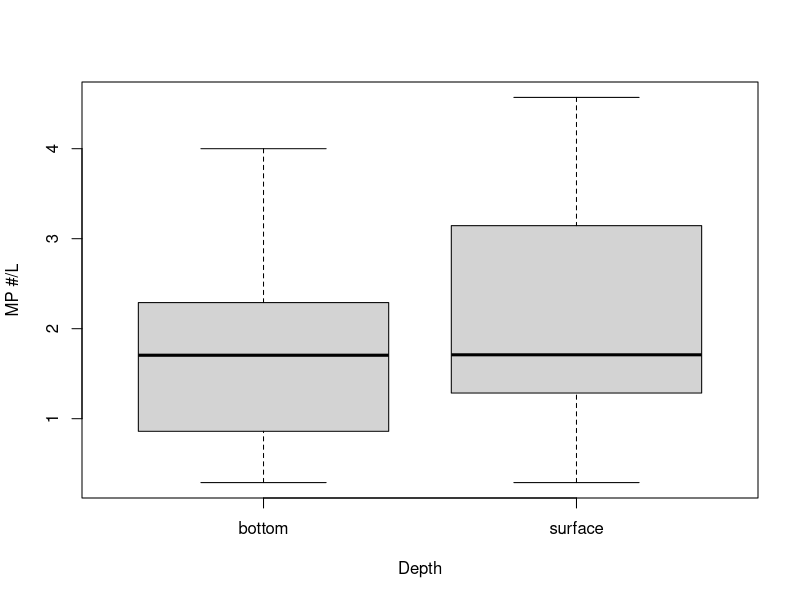
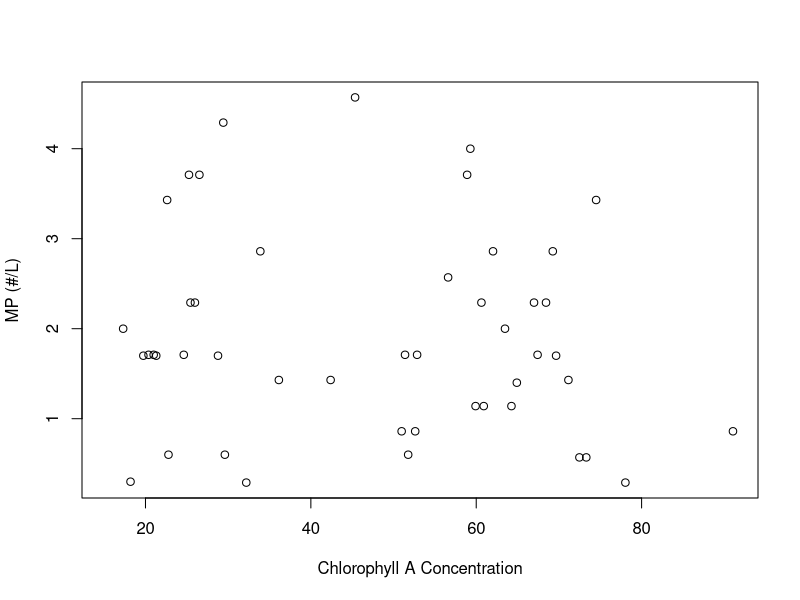
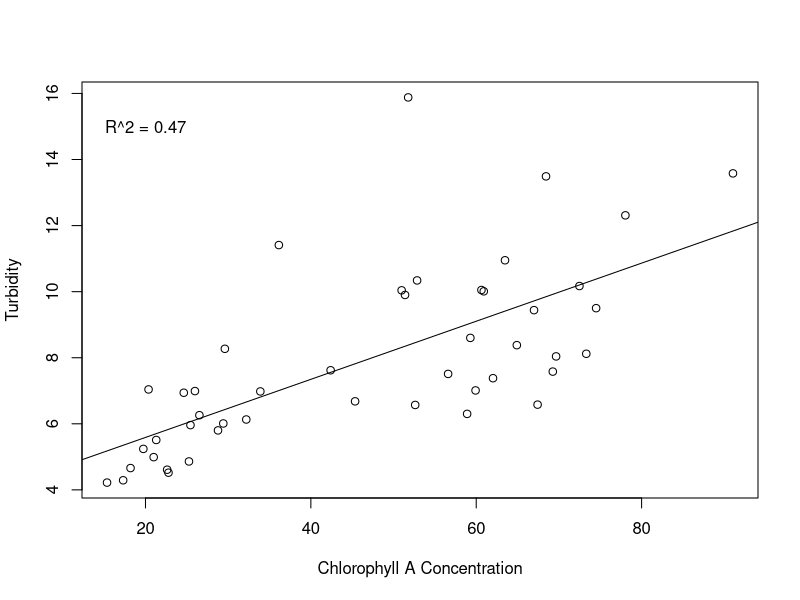
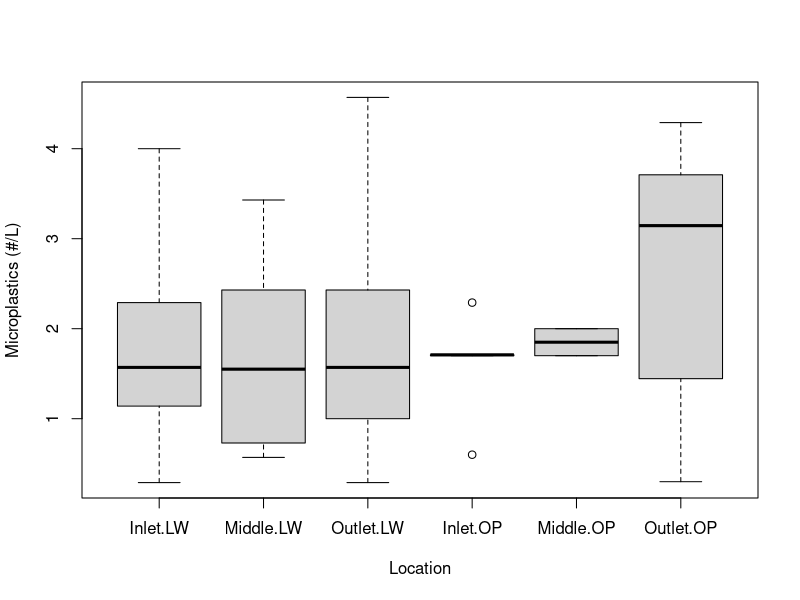
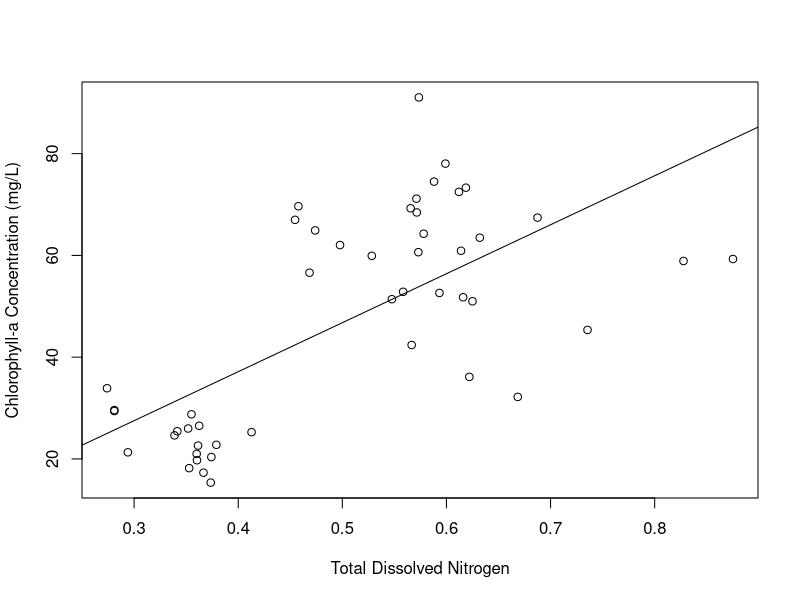
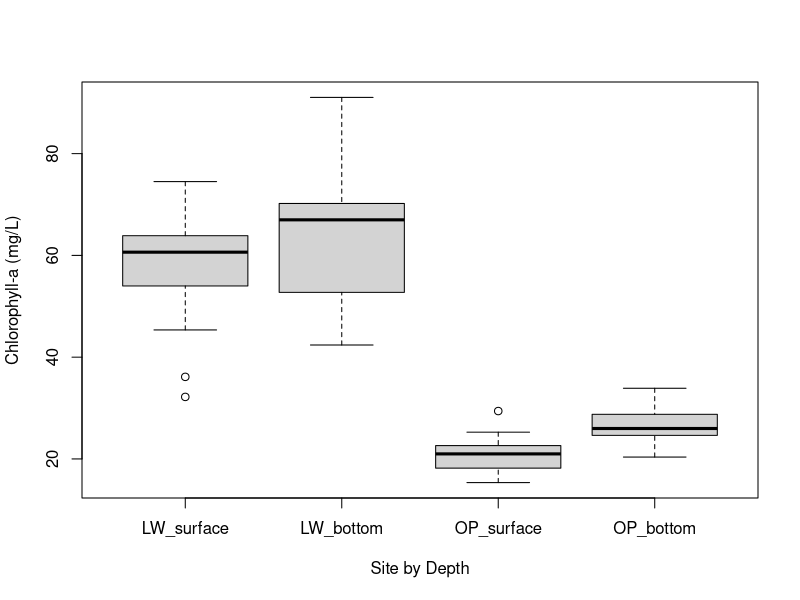
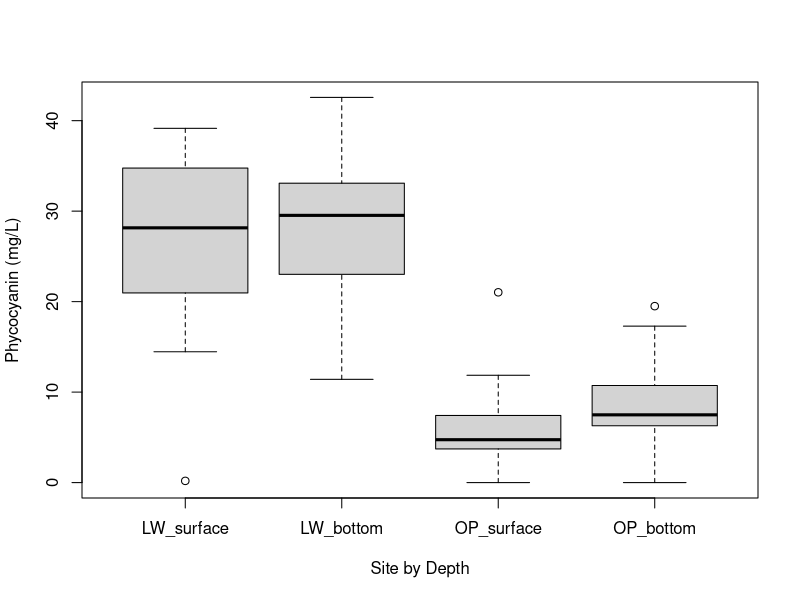
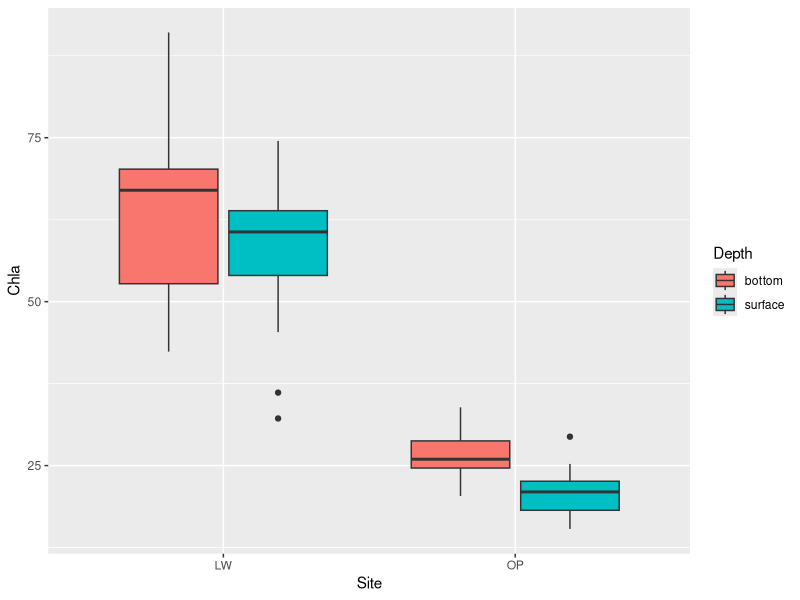

These figures' R source, in order:
## ---- chunk 1
library(vegan)
library(ggplot2)
library(gridExtra)
library(scatterplot3d)
## ---- chunk 2
  library(knitr)
  opts_knit$set(root.dir='../')
## ---- chunk 3
#when i compile, drop the first dot in the one below
MP_algae <- read.csv("../data/MP_Algaedata_JMP.csv")

MP_algae
## ---- chunk 4
names(MP_algae) <- c("Date", "Mon", "Samp", "Site", "Loc", "Depth", "Chla", "MP", "TDN", "Phyco", "Turb", "Phyco-Chla" )
## ---- chunk 5
boxplot(MP ~ Depth, data = MP_algae, xlab = "Depth", ylab = "MP #/L")

## ---- chunk 6

plot(MP ~ Chla, data = MP_algae, xlab = "Chlorophyll A Concentration", ylab = "MP (#/L)")
## ---- chunk 7
depth_mod = lm(MP ~ Depth, data = MP_algae)
depth_mod
## ---- chunk 8
summary(depth_mod)
## ---- chunk 9
Turb_by_Chla_mod <- lm(Turb ~ Chla, data = MP_algae)
plot(Turb ~ Chla, data = MP_algae, xlab = "Chlorophyll A Concentration", ylab = "Turbidity")
abline(Turb_by_Chla_mod)
text(20, 15, paste('R^2 =', round(summary(Turb_by_Chla_mod)$r.squ, 2)))
## ---- chunk 10
boxplot(MP ~ Loc + Site, data = MP_algae, xlab = "Location", ylab = "Microplastics (#/L)")
#how can i get the last label to show up?
## ---- chunk 11
loc_mod = lm(MP ~ Loc, data = MP_algae)
loc_mod
#is this the right kind of model to make to fit this data??
## ---- chunk 12
summary(loc_mod)

## ---- chunk 13
Chla_by_TDN_mod <- lm(Chla ~ TDN, data = MP_algae)
summary(Chla_by_TDN_mod)
plot(Chla ~ TDN, data = MP_algae, xlab = "Total Dissolved Nitrogen", ylab = "Chlorophyll-a Concentration (mg/L)")
abline(Chla_by_TDN_mod)
## ---- chunk 14
MP_algae$site_dp <- with(MP_algae, paste(Site, Depth, sep='_'))
MP_algae$site_dp <- factor(MP_algae$site_dp, 
                           levels = c('LW_surface', 'LW_bottom', 'OP_surface', 'OP_bottom'))

boxplot(Chla ~ site_dp , data = MP_algae, xlab = "Site by Depth", ylab = "Chlorophyll-a (mg/L)")

#is there a way to make the graph show LW together and OP together
#maybe make a grouped ggplot box plot
## ---- chunk 15
boxplot(Phyco ~ site_dp , data = MP_algae, xlab = "Site by Depth", ylab = "Phycocyanin (mg/L)")

## ---- chunk 16
ggplot(data = MP_algae, aes(x=Site, y=Chla, fill=Depth))+
  geom_boxplot()
## ---- chunk 17
xyplot(Turb ~ Chla | Site , data=MP_algae, pch=20 , cex=3 , col=rgb(0.2,0.4,0.8,0.5) )
ggplot(MP_algae, aes(x=Chla, y=Turb))+
  geom_point()+
  geom_smooth(method= "lm")+
  facet_wrap(~ Site)
## ---- chunk 18
#phyco_n <- as.numeric("Phyco")

MP_algae$Date <- as.Date(MP_algae$Date, format = "%m/%d/%y") 
#  factor(MP_algae$Date)
MP_algae$Site <- as.factor(MP_algae$Site)

boxplot(Phyco ~ Site + Date, data = MP_algae, xlab = "Collection Date", ylab = "Phycocyanin (mg/L)")
boxplot(Phyco ~ Date + Site, data = MP_algae, xlab = "Collection Date", ylab = "Phycocyanin (mg/L)")
plot(Phyco ~ Date, data = MP_algae)
ggplot(data = MP_algae, aes(Date, Phyco)) + 
  geom_point(aes(col = Site)) + 
  geom_smooth(aes(col = Site)) + 
  geom_hline(yintercept = 30, aes(col = 'black'))

## ---- chunk 19
ggplot(data = MP_algae, aes(x=Site, y=MP, fill=Depth))+
  geom_boxplot()

## ---- chunk 20
# we see that there is a difference in spatial distribution within OP but not in LW 
ggplot(data = MP_algae, aes(x=Site, y=MP, fill=Loc))+
  geom_boxplot()
## ---- chunk 21
xyplot(MP ~ Chla | Site , data=MP_algae , pch=20 , cex=3 , col=rgb(0.2,0.4,0.8,0.5) )
ggplot(MP_algae, aes(x=Chla, y=MP))+
  geom_point()+
  geom_smooth(method= "lm")+
  facet_wrap(~ Site)
